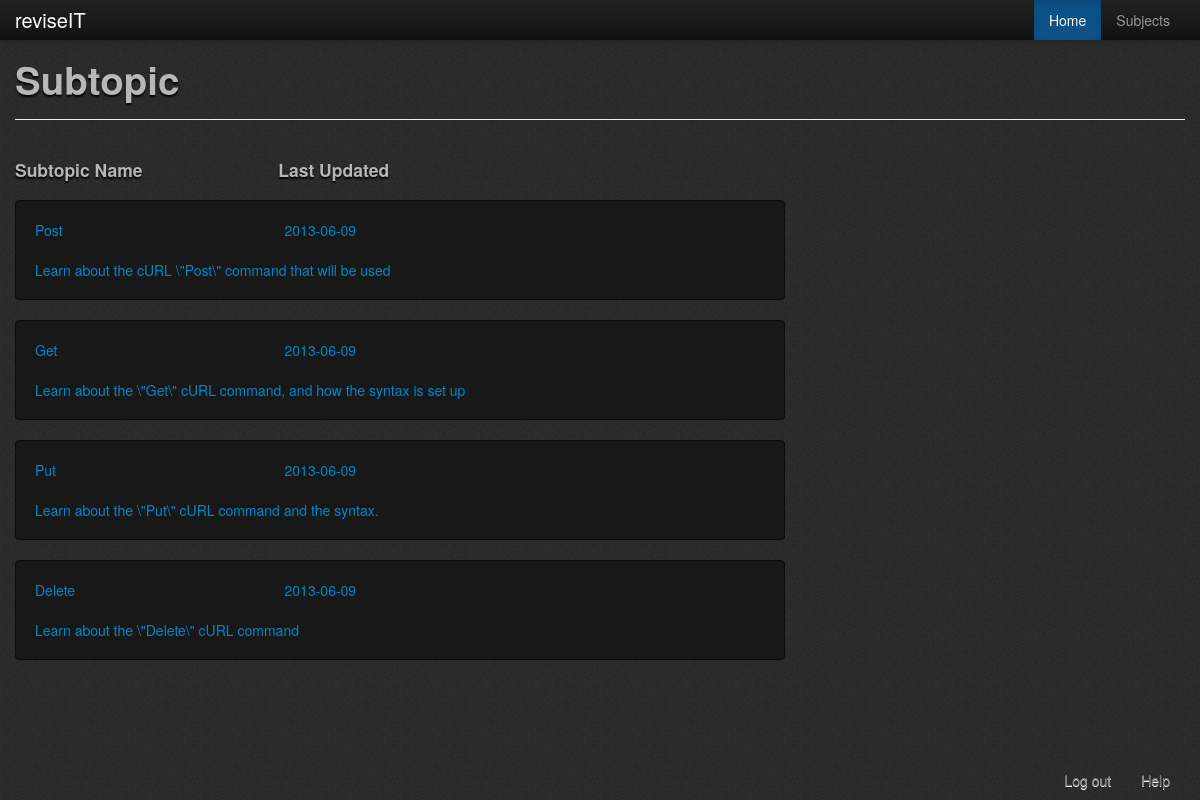
The app's page /php/subtopics/view.php?ID=1 (signed in) with its own data.
### tables this page shows
CREATE TABLE IF NOT EXISTS `subtopic` (
  `SubtopicID` int(11) NOT NULL AUTO_INCREMENT,
  `SubtopicName` varchar(50) NOT NULL,
  `TopicID` int(11) NOT NULL,
  `SubtopicBriefDescription` text NOT NULL,
  `Content` text NOT NULL,
  `Downloads` int(11) NOT NULL,
  `DateUpdated` date NOT NULL,
  PRIMARY KEY (`SubtopicID`),
  KEY `FK_subtopic` (`TopicID`)
);

### php/subtopics/view.php (the view, shortened to what this page needs)
<?php
	require '../check_logged_in.php';
	$topic_ID = $_GET['ID'];
?>
<!DOCTYPE html PUBLIC "-//W3C//DTD XHTML 1.0 Transitional//EN" "http://www.w3.org/TR/xhtml1/DTD/xhtml1-transitional.dtd">
<html xmlns="http://www.w3.org/1999/xhtml">
<head>
	<?php
		include '../header_container.php';
	?>
</head>
<body>
<div class="container">
	<?php
		include 'subtopics_menu_bar.php';
	?>
	<div class="page-header bootstro" data-bootstro-placement="bottom" data-bootstro-title="Subtopics" data-bootstro-content="Welcome to the subtopics page. In here you'll find all the subtopics associated with the topics you've selected before.">
        <h1>Subtopic</h1>
    </div>
<?php
        $result = $db->prepare("SELECT * FROM subtopic WHERE TopicID ='".$topic_ID."'") ;
        $result->execute();
?>
    	<div class="row-fluid">
        	<div class="span8 bootstro" data-bootstro-placement="bottom" data-bootstro-title="List of subtopics" data-bootstro-content="This is the list of subtopics. You may click in to see its content and take tests.">
            	<div class='row-fluid'>
                    <div class='span4'><h4>Subtopic Name</h4></div>
                    <div class='span2'><h4>Last Updated</h4></div>
				</div>
            <?php
			if($_SESSION['Role'] == 3 || $_SESSION['Role'] == 4)
			{
				while($row = $result->fetch(PDO::FETCH_ASSOC))
				{
						$id=$row['SubtopicID'];
						echo "<div class='well'>";
							echo "<a href='../contents/content.php?ID=".$row['SubtopicID']."'>";
								echo "<div id='".$row['SubtopicID']."' class='row-fluid'>";
									echo "<div class='span4'>".$row['SubtopicName']."</div>";
									echo "<div class='span2'>".$row['DateUpdated']."</div>";
								echo "</div>";
									echo "<div>".$row['SubtopicBriefDescription']."</div>";
							echo "</a>";
						echo "</div>";
						echo "</br>";
				}
			}
			else{
				while($row = $result->fetch(PDO::FETCH_ASSOC))
				{
						echo "<div class='well'>";
							echo "<a href='../contents/content.php?ID=".$row['SubtopicID']."'>";
								echo "<div id='".$row['SubtopicID']."' class='row-fluid'>";
									echo "<div class='span4'>".$row['SubtopicName']."</div>";
									echo "<div class='span2'>".$row['DateUpdated']."</div>";
								echo "</div>";
									echo "<div>".$row['SubtopicBriefDescription']."</div>";
							echo "</a>";
						echo "</div>";
				}
			}
			?>
            </div>
        </div>
    </div>
	<?php
		include '../footer.php';
	?>
</body>
</html>

### records on screen
subtopic: SubtopicName "Post", DateUpdated "2013-06-09", SubtopicBriefDescription "Learn about the cURL \\\"Post\\\" command that will be used"
subtopic: SubtopicName "Get", DateUpdated "2013-06-09", SubtopicBriefDescription "Learn about the \\\"Get\\\" cURL command, and how the syntax is set up"
subtopic: SubtopicName "Put", DateUpdated "2013-06-09", SubtopicBriefDescription "Learn about the \\\"Put\\\" cURL command and the syntax."
subtopic: SubtopicName "Delete", DateUpdated "2013-06-09", SubtopicBriefDescription "Learn about the \\\"Delete\\\" cURL command"
